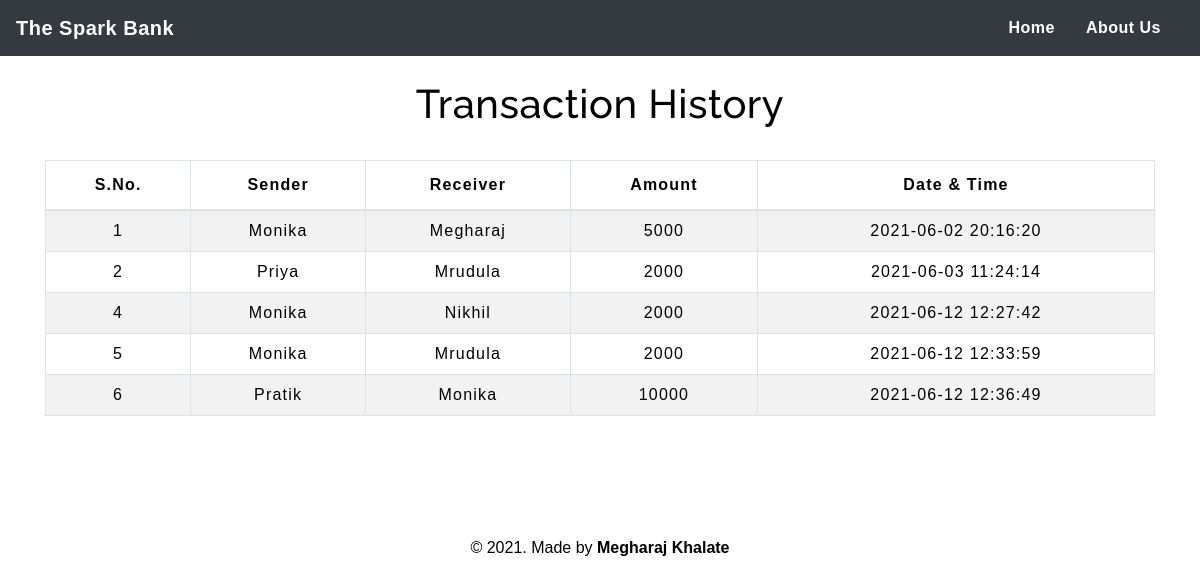
The page /transactionhistory.php on the database its author committed.
### tables this page shows
CREATE TABLE `transaction` (
  `sno` int(3) NOT NULL,
  `sender` text NOT NULL,
  `receiver` text NOT NULL,
  `balance` int(8) NOT NULL,
  `datetime` datetime NOT NULL DEFAULT current_timestamp()
);

### transactionhistory.php (the view, shortened to what this page needs)
<!DOCTYPE html>
<html lang="en">
<head>
    <link rel="stylesheet" href="https://stackpath.bootstrapcdn.com/bootstrap/4.5.2/css/bootstrap.min.css">
    <link rel="stylesheet" type="text/css" href="css/table.css">
    <link rel="stylesheet" type="text/css" href="css/navbar.css">
</head>
<body style="background-color : #FFFFFF;">
<?php
  include 'navbar.php';
?>
	<div class="container">
        <h2 class="text-center pt-4" style="color : black;">Transaction History</h2>
       <br>
       <div class="table-responsive-sm">
    <table class="table table-hover table-striped table-condensed table-bordered">
        <thead style="color : black;">
            <tr>
                <th class="text-center">S.No.</th>
                <th class="text-center">Sender</th>
                <th class="text-center">Receiver</th>
                <th class="text-center">Amount</th>
                <th class="text-center">Date & Time</th>
            </tr>
        </thead>
        <tbody>
        <?php
            include 'config.php';
            $sql ="select * from transaction";
            $query =mysqli_query($conn, $sql);
            while($rows = mysqli_fetch_assoc($query))
            {
        ?>
            <tr style="color : black;">
            <td class="py-2"><?php echo $rows['sno']; ?></td>
            <td class="py-2"><?php echo $rows['sender']; ?></td>
            <td class="py-2"><?php echo $rows['receiver']; ?></td>
            <td class="py-2"><?php echo $rows['balance']; ?> </td>
            <td class="py-2"><?php echo $rows['datetime']; ?> </td>
        <?php
            }
        ?>
        </tbody>
    </table>
    </div>
</div><br><br>
<footer class="text-center mt-5 py-2">
            <p style="color:black">&copy 2021. Made by <b>Megharaj Khalate</b>
</footer>
</body>
</html>

### css/table.css (style rules this page uses)
* { padding: 0; margin: 0; box-sizing: border-box; font-family: sans-serif; }
h2 { font-size: 40px; }
table { letter-spacing: 1.2px; }
td { text-align: center; }

### css/navbar.css (style rules this page uses)
h2 { color: #4C4B4B; letter-spacing: 0.5px; font-family: raleway; }

### rows shown on the page
transaction: sno "1", sender "Monika", receiver "Megharaj", balance "5000", datetime "2021-06-02 20:16:20"
transaction: sno "2", sender "Priya", receiver "Mrudula", balance "2000", datetime "2021-06-03 11:24:14"
transaction: sno "4", sender "Monika", receiver "Nikhil", balance "2000", datetime "2021-06-12 12:27:42"
transaction: sno "5", sender "Monika", receiver "Mrudula", balance "2000", datetime "2021-06-12 12:33:59"
transaction: sno "6", sender "Pratik", receiver "Monika", balance "10000", datetime "2021-06-12 12:36:49"
